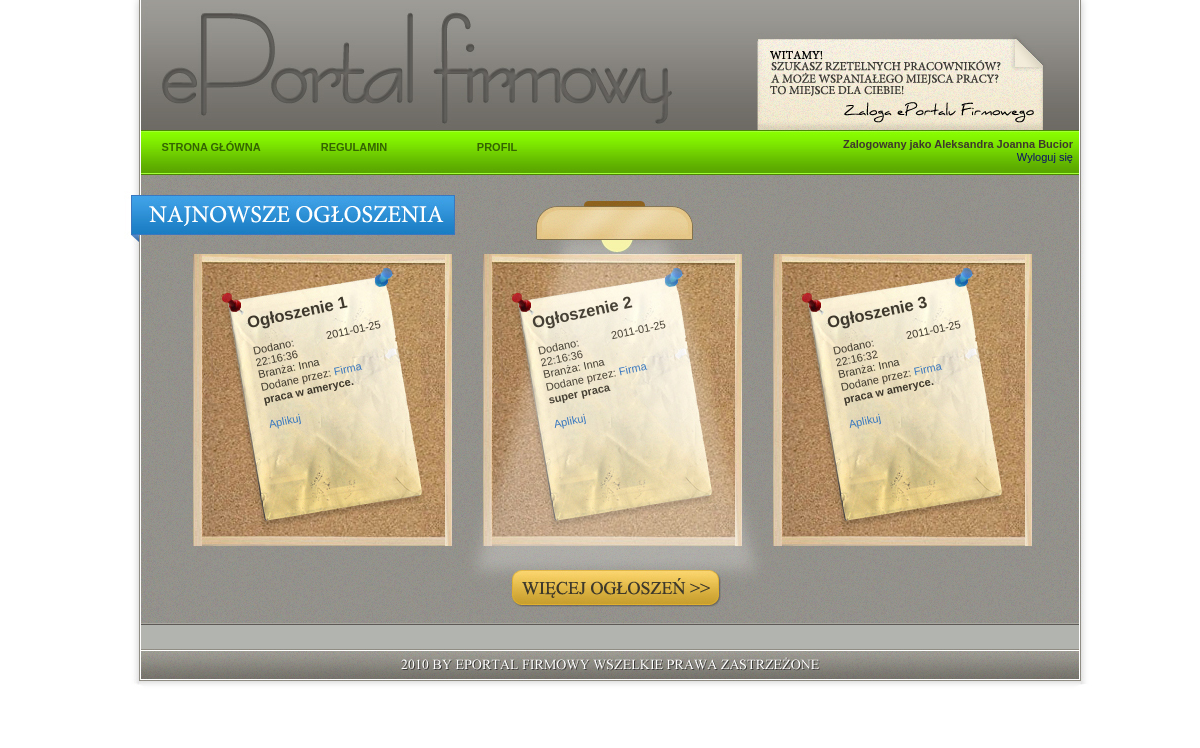
/ (signed in), run on the app's committed database.
### tables this page shows
CREATE TABLE IF NOT EXISTS `branza` (
  `branza_id` int(11) NOT NULL AUTO_INCREMENT,
  `branza_nazwa` varchar(20) NOT NULL,
  PRIMARY KEY (`branza_id`)
);

CREATE TABLE IF NOT EXISTS `ogloszenie` (
  `id` int(11) NOT NULL AUTO_INCREMENT,
  `id_firmy` int(11) NOT NULL,
  `branza_id` int(20) NOT NULL,
  `tresc` text,
  `dodano` timestamp NOT NULL DEFAULT CURRENT_TIMESTAMP,
  PRIMARY KEY (`id`)
);

CREATE TABLE IF NOT EXISTS `firma` (
  `id` int(11) NOT NULL,
  `nazwa` varchar(40) NOT NULL,
  `email` varchar(30) NOT NULL,
  `dolaczyl` timestamp NOT NULL DEFAULT CURRENT_TIMESTAMP,
  `adres` varchar(50) DEFAULT NULL,
  `tel` varchar(10) DEFAULT NULL,
  `branza` varchar(30) DEFAULT NULL,
  `opis` text,
  `zdjecie` varchar(100) DEFAULT NULL,
  PRIMARY KEY (`id`)
);

### show_ogloszenia.php (the view, shortened to what this page needs)
<?php
if (isset($_SESSION['id_obecne'])) {
    if( $_SESSION['typ'] == 'p') {
        $id_obecne=$_SESSION['id_obecne'];
        $dbc = mysqli_connect(DB_HOST, DB_USER, DB_PASSWORD, DB_NAME) or die ('błąd bazy');
	$query = "SELECT *, firma.id AS firma_id FROM  branza, firma, ogloszenie WHERE ogloszenie.id_firmy = firma.id AND branza.branza_id = ogloszenie.branza_id ORDER BY dodano DESC LIMIT 3";
	$result = mysqli_query($dbc, $query);
        $trzy_pierwsze=3;
        $ktore=1;
        while ($trzy_pierwsze  && $row = mysqli_fetch_array($result)) {
        $firma_id = $row['firma_id'];
        $id = $row['id'];
	$branza = $row['branza_nazwa'];
        $dodano = $row['dodano'];
        $tresc = $row['tresc'];
        $firma = $row['nazwa'];
        $query2 = "SELECT * FROM odp WHERE pracownik_id='$id_obecne' AND ogl_id='$id' ";
        $result2 = mysqli_query($dbc, $query2);
        ?>
             <div class="oglo<?php echo $ktore; ?>">
                 <div class="obrocone">
            <h2>Ogłoszenie <?php echo $ktore;?></h2>
            Dodano: <?php echo $dodano; ?><br/>
            Branża: <?php echo $branza; ?><br/>
            Dodane przez: <a href="wizytowka.php?id=<?php echo $firma_id ?>"><?php echo $firma; ?></a><br/>
           <b> <?php echo $tresc; ?></b><br/>
            <br/>
            <?php if (!$row2 = mysqli_fetch_array($result2)) {?>
            <a href="aplikuj.php?id=<?php echo $id; ?>" onclick="sprawdz(event, this,'')">Aplikuj</a>
            <?php }
            else {?>
                Aplikowałeś na to ogłoszenie. | <a href="rezygnuj.php?id=<?php echo $id; ?>" onclick="sprawdz(event,this,'')">Rezygnuj</a>
                <?php }
            $trzy_pierwsze--; $ktore++;
            ?>
            </div>
             </div>
             <?php
            } ?>
         </div> <?php
    }
}
?>

### styles.css (style rules this page uses)
body, textarea { font-family: georgia, sans-serif; color:#3e382c; font-size: 11px; background-color: #ffffff; }
#tabela td, #tabela tr { margin: 0x; padding: 0px; }
a:link, a:visited, a:active { text-decoration:none; line-height: 14px; color:#3978bf; font-family: georgia, sans-serif; font-size: 11px; }
.ending { height: 71px; width: 1020px; text-align: left; padding-left: 0px; padding-bottom: 0px; background: #ffffff url('img/stopka.jpg'); }
.oglo1 { position:absolute; top:285px; left: 155px; width:130px; }
.oglo2 { position:absolute; top:285px; left: 440px; width:130px; color:#464034; }
.oglo3 { position:absolute; top:285px; left: 735px; width:130px; }
.obrocone { display:block; position:absolute; -webkit-transform: rotate(-12deg); -moz-transform: rotate(-90deg); -o-transform: rotate(-45deg); }

### data on the page
branza: ogloszenie.dodano "2011-01-25 22:16:36", branza_nazwa "Inna", firma.nazwa "Firma", ogloszenie.tresc "praca w ameryce.", ogloszenie.tresc "super praca", ogloszenie.dodano "2011-01-25 22:16:32"

### other printed values
$_SESSION['do_wyswietlenia'] "Aleksandra Joanna Bucior"
